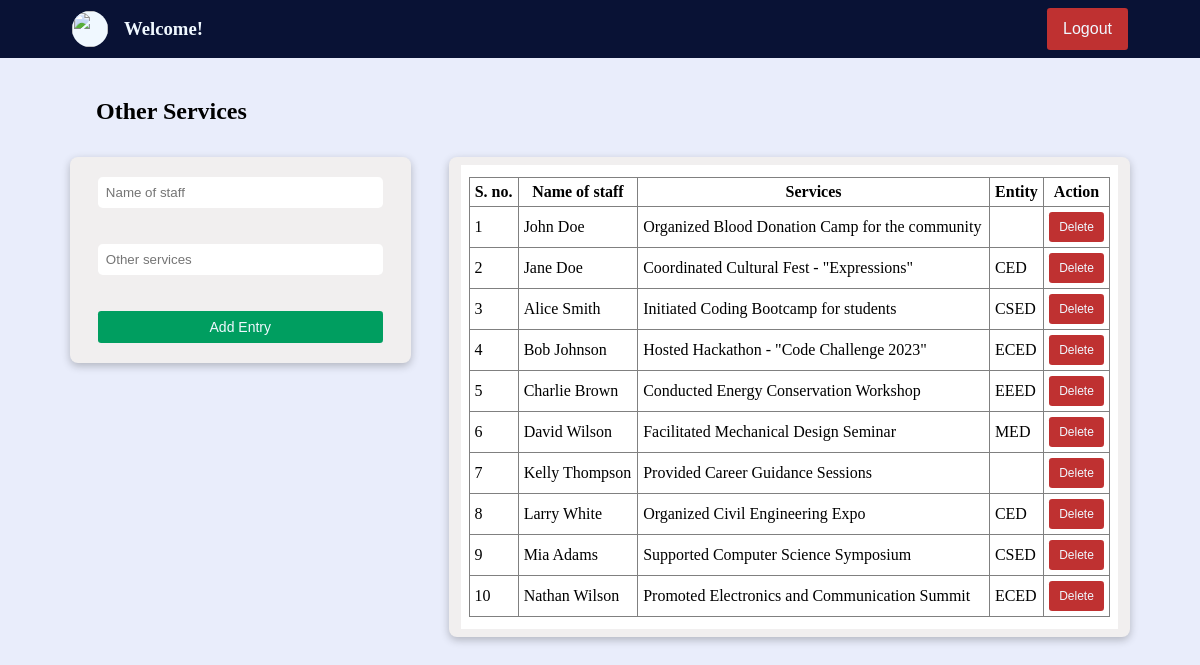
/forms/other_services.php, run on an earlier commit of the app's database.
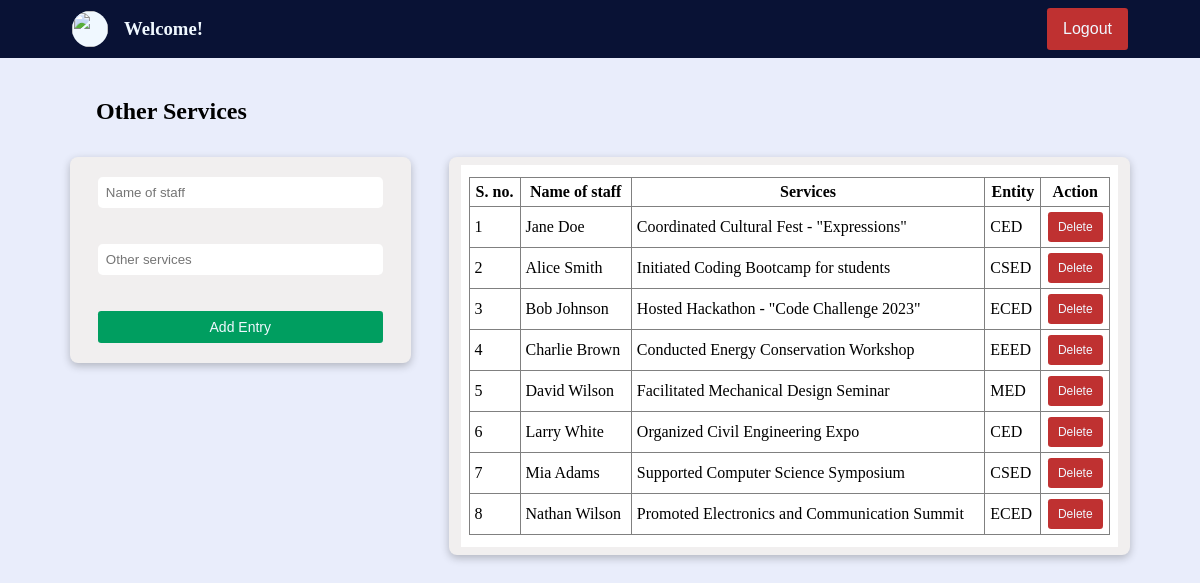
And on a later commit of the database.
### tables this page shows
CREATE TABLE `other_services` (
  `staff` varchar(80) NOT NULL,
  `title` varchar(2000) NOT NULL,
  `entity` varchar(120) NOT NULL
);

### forms/other_services.php (the view, shortened to what this page needs)
<?php
if (empty($_SESSION['access_token'])) {
    $fname = "Welcome! ";
    $lname = $_GET["user"];
    $pic = "../asset/nitc_logo_icon.svg";
} else {
    $fname = $_SESSION["first_name"];
    $lname = $_SESSION['last_name'];
    $pic = $_SESSION['profile_picture'];
    $mail=$_SESSION['email_address'];
}
?>
<!DOCTYPE html>
<html>
<head>
    <link href="../styles/forms.css" type="text/css" rel="stylesheet">
</head>
<body>
    <div class="container">
        <?php
        echo '<div class="user_strip">
                <a href="../dashboard.php?user=' . $lname . '" class="user_to_dash">
                    <div class="user">
                        <img src="' . $pic . '" class="user_image" />
                        <h3>' . $fname . ' ' . $lname . '</h3>
                    </div>
                </a>
                <div class="logout_btn_holder">
                    <a href="../logout.php" class="">
                        <button class="logout_btn">Logout</button>
                    </a>
                </div  >
            </div>';
        ?>
        <div class="subcontainer">
            <h2>Other Services</h2>
            <div class="content_container">
                <div class="left_container">
                    <div class="form_container">
                        <form id="myForm" action="" method="post" onsubmit="return validateForm();" class="form_field">
                            <input type="text" name="name" placeholder="Name of staff" class="input-fields"><br><br>
                            <input type="text" name="title" placeholder="Other services" class="input-fields"><br><br>
                            <input type="submit" class="submit-button" value="Add Entry">
                        </form>
                    </div>
                </div>
                <div class="table_container">
                    <?php
                    $con = mysqli_connect('localhost', 'root', '', 'imsdemo');
                    $entity = $_GET["user"];
                    if ($entity == 'admin' || $entity == '')
                        $sql = "SELECT * FROM other_services";
                    else
                        $sql = "SELECT * FROM other_services where entity='$entity'";
                    $rs = mysqli_query($con, $sql);
                    echo '<div class="table_field">';
                    echo '
                <table  border="1">
                <tr>
                    <th class="box">S. no.</th>
                    <th class="box">Name of staff</th>
                    <th class="box">Services</th>
                    <th class="box">Entity</th>
                    <th class="box">Action</th>
                </tr>';
                    $count = 1;
                    while ($row = mysqli_fetch_assoc($rs)) {
                        $staff = $row['staff'];
                        $title = $row['title'];
                        $dep = $row['entity'];
                        echo '<tr>
                    <td class="box sn">' . $count . '</td>
                    <td class="box name">' . $staff . '</td>
                    <td class="box services">' . $title . '</td>
                    <td class="box entity">' . $dep . '</td>
                    <td class="box button_box btn"><button class="delete_btn" data-id="' . $title . '">Delete</button></td>
                    </tr>';
                        $count++;
                    }
                    echo '</table>
                </div>';
                    ?>
                </div>
            </div>
        </div>
</body>
</html>

What changed in the data, as far as the page shows it:
removed other_services: staff "John Doe", title "Organized Blood Donation Camp for the community"
removed other_services: staff "Kelly Thompson", title "Provided Career Guidance Sessions"
